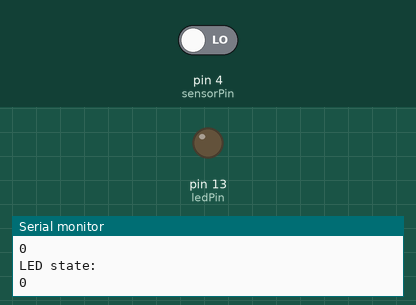
A sketch run on a simulated Arduino Uno, built with avr-gcc and run on an emulated ATmega328P. On the bench: output pins drawn as LEDs (lit = HIGH), the last lines printed to the serial monitor. The test bench sets the inputs (shaded band); at power-on: pin 4 (sensorPin) LOW.

Above: at 4.8 s.
4.9 s: pin 4 (sensorPin) driven HIGH
At 7.2 s:
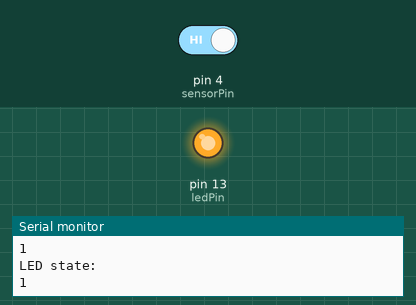
7.6 s: pin 4 (sensorPin) driven LOW
At 8.9 s:
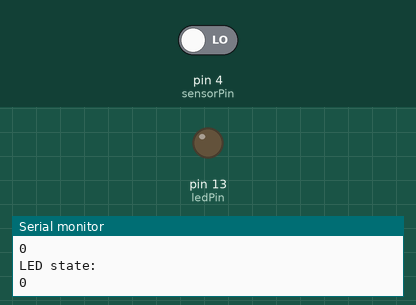
Timing chart, 0 to 10.6 s (numbered marks = the images above; inputs shaded):
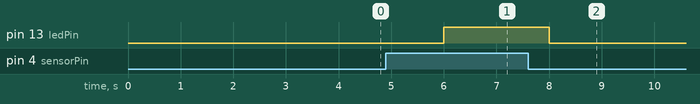

The sketch:

code.ino
```cpp
// Pins
int ledPin = 13;
int sensorPin = 4;

int motionSensorState = 0;
void setup()
{
  // pins setup
  pinMode(sensorPin, INPUT);
  pinMode(ledPin, OUTPUT);
  Serial.begin(9600);
}

void loop()
{
  // reading data from motion sensor
  motionSensorState = digitalRead(sensorPin);
  // printing motionSensor state
  Serial.println("Motion Sensor State:");
  Serial.println(motionSensorState);

  if(motionSensorState == HIGH){
    digitalWrite(ledPin,HIGH);
  }else {
    digitalWrite(ledPin, LOW);
  }
  // printing the state of LED
  Serial.println("LED state: ");
  Serial.println(digitalRead(ledPin));
  // adding 2sec delay
  delay(2000);
}
```

Measured:
- after the input at 4.9 s, pin 13 (ledPin): LOW → HIGH after 1.1 s
- after the input at 7.6 s, pin 13 (ledPin): HIGH → LOW after 0.40 s
